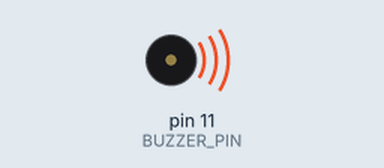
Simulated run of this sketch. Board: Arduino Uno, built with avr-gcc and run on an emulated ATmega328P. Shown: buzzer (waves = sounding).

Above: at 0.5 s.
Timing chart, 0 to 4.6 s (numbered marks = the images above):
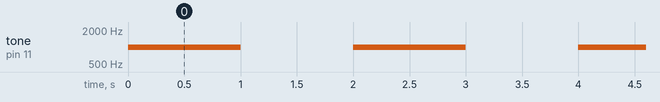

Measured:
- by itself, tone on pin 11 (BUZZER_PIN): alternates 1000 Hz for 1.0 s and silent for 1.0 s

The sketch:

buzzer.ino
```cpp
// (licence header left out)
const int BUZZER_PIN = 11;

void setup(){
  pinMode(BUZZER_PIN, OUTPUT);
}

void loop(){
  // Send 1KHz sound signal for 1 sec
  tone(BUZZER_PIN, 1000);
  delay(1000);
  noTone(BUZZER_PIN);
  delay(1000);
}
```
